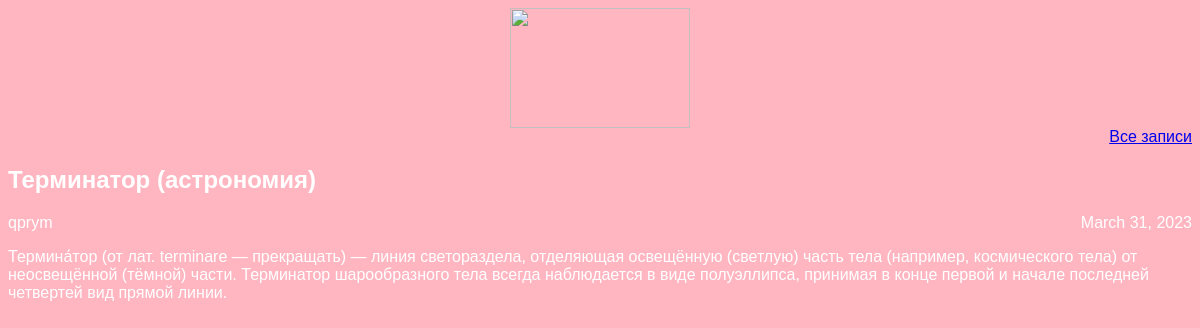
The app's page /article/2 with its own data.
### articles/models.py (models this page shows, shortened)
class Article(models.Model):
    title = models.CharField(max_length=200)
    author = models.ForeignKey(User, on_delete=models.CASCADE)
    text = models.TextField()
    created_date = models.DateField(auto_now_add=True)
    def get_fulltext(self):
        return self.text

### articles/views.py (the view)
# urls.py: re_path(r'^article/(?P<article_id>\d+)$', views.get_article, name='get_article'),]
def get_article(request, article_id):
    try:
        post = Article.objects.get(id=article_id)
        return render(request, 'article.html', {"post": post})
    except Article.DoesNotExist:
        raise Http404

### articles/templates/article.html (shortened to what this page needs)
<!DOCTYPE html>
<html>
    <header>
    <header>
    <head>
        <link rel="stylesheet" href="{{ STATIC_URL }}/static/article1.css">
    </head>
    <body class="article">
        <div class="header">
        <img src= "https://yspu.org/images/7/79/Logo1_свиток_с_книгами_и_шапкой.png" width="180" height="120">
        <a href="../"> Все записи</a>
    </div>
    <div class="articlediv">
        <div class="one-post">
            <h2 class="post-title">{{ post.title }}</h2>
            <div class="article-info">
            <div class="article-author">{{ post.author.username }}</div>
            <div class="article-created-date">{{ post.created_date }}</div>
            </div>
            <p class="article-text">{{ post.get_fulltext }}</p>
        </div>
    </div>
    </body>

### articles/static/article1.css (style rules this page uses)
body { background: #ffb6c1; font-family: Tahoma, Arial, sans-serif; color: #ffffff; }
.header img { display: block; margin-left: auto; margin-right: auto; }
.header { text-align: right; }
.post-title { color: #ffffff; }
.article-author { width: 50%; float: left; }
.article-created-date { text-align: right; }

### records on screen
Article: title "Терминатор (астрономия)", author.username "qprym", created_date "March 31, 2023", get_fulltext "Термина́тор (от лат. terminare — прекращать) — линия светораздела, отделяющая освещённую (светлую) часть тела (например, космического тела) от неосвещённой (тёмной) части. Терминатор шарообразного тела всегда наблюдается в виде полуэллипса, принимая в конце первой и начале последней четвертей вид прямой линии."
